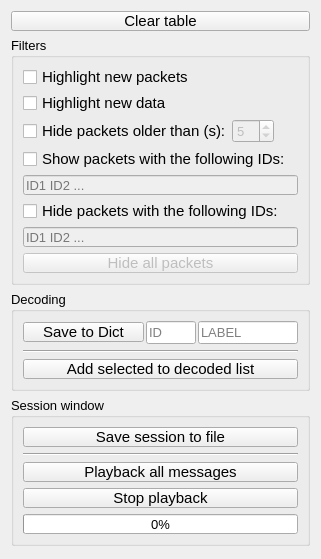
            <widget class="QWidget" name="scrollAreaWidgetContents_3">
             <property name="geometry">
              <rect>
               <x>0</x>
               <y>0</y>
               <width>321</width>
               <height>559</height>
              </rect>
             </property>
             <layout class="QVBoxLayout" name="verticalLayout_10">
              <item>
               <widget class="QPushButton" name="clearTableButton">
                <property name="sizePolicy">
                 <sizepolicy hsizetype="Preferred" vsizetype="Preferred">
                  <horstretch>0</horstretch>
                  <verstretch>0</verstretch>
                 </sizepolicy>
                </property>
                <property name="minimumSize">
                 <size>
                  <width>0</width>
                  <height>20</height>
                 </size>
                </property>
                <property name="font">
                 <font>
                  <pointsize>11</pointsize>
                 </font>
                </property>
                <property name="text">
                 <string>Clear table</string>
                </property>
               </widget>
              </item>
              <item>
               <widget class="QGroupBox" name="groupBox_9">
                <property name="sizePolicy">
                 <sizepolicy hsizetype="Preferred" vsizetype="Preferred">
                  <horstretch>0</horstretch>
                  <verstretch>0</verstretch>
                 </sizepolicy>
                </property>
                <property name="minimumSize">
                 <size>
                  <width>0</width>
                  <height>0</height>
                 </size>
                </property>
                <property name="maximumSize">
                 <size>
                  <width>16777215</width>
                  <height>16777215</height>
                 </size>
                </property>
                <property name="font">
                 <font>
                  <pointsize>10</pointsize>
                 </font>
                </property>
                <property name="title">
                 <string>Filters</string>
                </property>
                <property name="flat">
                 <bool>false</bool>
                </property>
                <layout class="QVBoxLayout" name="verticalLayout_13">
                 <item>
                  <widget class="QCheckBox" name="highlightNewIdCheckBox">
                   <property name="sizePolicy">
                    <sizepolicy hsizetype="Preferred" vsizetype="Preferred">
                     <horstretch>0</horstretch>
                     <verstretch>0</verstretch>
                    </sizepolicy>
                   </property>
                   <property name="minimumSize">
                    <size>
                     <width>0</width>
                     <height>20</height>
                    </size>
                   </property>
                   <property name="font">
                    <font>
                     <pointsize>11</pointsize>
                    </font>
                   </property>
                   <property name="text">
                    <string>Highlight new packets</string>
                   </property>
                  </widget>
                 </item>
                 <item>
                  <widget class="QCheckBox" name="highlightNewDataCheckBox">
                   <property name="enabled">
                    <bool>true</bool>
                   </property>
                   <property name="sizePolicy">
                    <sizepolicy hsizetype="Preferred" vsizetype="Preferred">
                     <horstretch>0</horstretch>
                     <verstretch>0</verstretch>
                    </sizepolicy>
                   </property>
                   <property name="minimumSize">
                    <size>
                     <width>0</width>
                     <height>20</height>
                    </size>
                   </property>
                   <property name="font">
                    <font>
                     <pointsize>11</pointsize>
                    </font>
                   </property>
                   <property name="text">
                    <string>Highlight new data</string>
                   </property>
                  </widget>
                 </item>
                 <item>
                  <layout class="QHBoxLayout" name="horizontalLayout_10">
                   <property name="spacing">
                    <number>0</number>
                   </property>
                   <property name="topMargin">
                    <number>0</number>
                   </property>
                   <item>
                    <widget class="QCheckBox" name="hideOldPacketsCheckBox">
                     <property name="sizePolicy">
                      <sizepolicy hsizetype="Fixed" vsizetype="Fixed">
                       <horstretch>0</horstretch>
                       <verstretch>0</verstretch>
                      </sizepolicy>
                     </property>
                     <property name="minimumSize">
                      <size>
                       <width>0</width>
                       <height>20</height>
                      </size>
                     </property>
                     <property name="font">
                      <font>
                       <pointsize>11</pointsize>
                      </font>
                     </property>
                     <property name="text">
                      <string>Hide packets older than (s):</string>
                     </property>
                    </widget>
                   </item>
                   <item>
                    <widget class="QSpinBox" name="hideOldPeriod">
                     <property name="enabled">
                      <bool>false</bool>
                     </property>
                     <property name="sizePolicy">
                      <sizepolicy hsizetype="Fixed" vsizetype="Fixed">
                       <horstretch>0</horstretch>
                       <verstretch>0</verstretch>
                      </sizepolicy>
                     </property>
                     <property name="font">
                      <font>
                       <pointsize>10</pointsize>
                      </font>
                     </property>
                     <property name="value">
                      <number>5</number>
                     </property>
                    </widget>
                   </item>
                   <item>
                    <spacer name="horizontalSpacer">
                     <property name="orientation">
                      <enum>Qt::Horizontal</enum>
                     </property>
                     <property name="sizeType">
                      <enum>QSizePolicy::Expanding</enum>
                     </property>
                     <property name="sizeHint" stdset="0">
                      <size>
                       <width>40</width>
                       <height>20</height>
                      </size>
                     </property>
                    </spacer>
                   </item>
                  </layout>
                 </item>
                 <item>
                  <widget class="QCheckBox" name="showOnlyIdsCheckBox">
                   <property name="sizePolicy">
                    <sizepolicy hsizetype="Preferred" vsizetype="Preferred">
                     <horstretch>0</horstretch>
                     <verstretch>0</verstretch>
                    </sizepolicy>
                   </property>
                   <property name="minimumSize">
                    <size>
                     <width>0</width>
                     <height>20</height>
                    </size>
                   </property>
                   <property name="font">
                    <font>
                     <pointsize>11</pointsize>
                    </font>
                   </property>
                   <property name="text">
                    <string>Show packets with the following IDs:</string>
                   </property>
                  </widget>
                 </item>
                 <item>
                  <widget class="QLineEdit" name="showOnlyIdsLineEdit">
                   <property name="enabled">
                    <bool>false</bool>
                   </property>
                   <property name="sizePolicy">
                    <sizepolicy hsizetype="Preferred" vsizetype="Preferred">
                     <horstretch>0</horstretch>
                     <verstretch>0</verstretch>
                    </sizepolicy>
                   </property>
                   <property name="minimumSize">
                    <size>
                     <width>0</width>
                     <height>20</height>
                    </size>
                   </property>
                   <property name="maximumSize">
                    <size>
                     <width>16777215</width>
                     <height>16777215</height>
                    </size>
                   </property>
                   <property name="font">
                    <font>
                     <pointsize>10</pointsize>
                    </font>
                   </property>
                   <property name="placeholderText">
                    <string>ID1 ID2 ...</string>
                   </property>
                  </widget>
                 </item>
                 <item>
                  <widget class="QCheckBox" name="hideIdsCheckBox">
                   <property name="sizePolicy">
                    <sizepolicy hsizetype="Preferred" vsizetype="Preferred">
                     <horstretch>0</horstretch>
                     <verstretch>0</verstretch>
                    </sizepolicy>
                   </property>
                   <property name="minimumSize">
                    <size>
                     <width>0</width>
                     <height>20</height>
                    </size>
                   </property>
                   <property name="font">
                    <font>
                     <pointsize>11</pointsize>
                    </font>
                   </property>
                   <property name="text">
                    <string>Hide packets with the following IDs:</string>
                   </property>
                  </widget>
                 </item>
                 <item>
                  <widget class="QLineEdit" name="hideIdsLineEdit">
                   <property name="enabled">
                    <bool>false</bool>
                   </property>
                   <property name="sizePolicy">
                    <sizepolicy hsizetype="Preferred" vsizetype="Preferred">
                     <horstretch>0</horstretch>
                     <verstretch>0</verstretch>
                    </sizepolicy>
                   </property>
                   <property name="minimumSize">
                    <size>
                     <width>0</width>
                     <height>20</height>
                    </size>
                   </property>
                   <property name="maximumSize">
                    <size>
                     <width>16777215</width>
                     <height>16777215</height>
                    </size>
                   </property>
                   <property name="font">
                    <font>
                     <pointsize>10</pointsize>
                    </font>
                   </property>
                   <property name="placeholderText">
                    <string>ID1 ID2 ...</string>
                   </property>
                  </widget>
                 </item>
                 <item>
                  <widget class="QPushButton" name="hideAllPacketsButton">
                   <property name="enabled">
                    <bool>false</bool>
                   </property>
                   <property name="minimumSize">
                    <size>
                     <width>0</width>
                     <height>20</height>
                    </size>
                   </property>
                   <property name="font">
                    <font>
                     <pointsize>11</pointsize>
                    </font>
                   </property>
                   <property name="text">
                    <string>Hide all packets</string>
                   </property>
                  </widget>
                 </item>
                </layout>
               </widget>
              </item>
              <item>
               <widget class="QGroupBox" name="groupBox_8">
                <property name="sizePolicy">
                 <sizepolicy hsizetype="Preferred" vsizetype="Preferred">
                  <horstretch>0</horstretch>
                  <verstretch>0</verstretch>
                 </sizepolicy>
                </property>
                <property name="minimumSize">
                 <size>
                  <width>0</width>
                  <height>0</height>
                 </size>
                </property>
                <property name="maximumSize">
                 <size>
                  <width>16777215</width>
                  <height>16777215</height>
                 </size>
                </property>
                <property name="font">
                 <font>
                  <pointsize>10</pointsize>
                 </font>
                </property>
                <property name="autoFillBackground">
                 <bool>false</bool>
                </property>
                <property name="title">
                 <string>Decoding</string>
                </property>
                <property name="flat">
                 <bool>false</bool>
                </property>
                <layout class="QVBoxLayout" name="verticalLayout_12">
                 <item>
                  <layout class="QHBoxLayout" name="horizontalLayout_7">
                   <property name="spacing">
                    <number>2</number>
                   </property>
                   <property name="sizeConstraint">
                    <enum>QLayout::SetMinimumSize</enum>
                   </property>
                   <item>
                    <widget class="QPushButton" name="saveSelectedIdInDictButton">
                     <property name="enabled">
                      <bool>true</bool>
                     </property>
                     <property name="sizePolicy">
                      <sizepolicy hsizetype="Preferred" vsizetype="Preferred">
                       <horstretch>0</horstretch>
                       <verstretch>0</verstretch>
                      </sizepolicy>
                     </property>
                     <property name="minimumSize">
                      <size>
                       <width>0</width>
                       <height>20</height>
                      </size>
                     </property>
                     <property name="maximumSize">
                      <size>
                       <width>16777215</width>
                       <height>20</height>
                      </size>
                     </property>
                     <property name="font">
                      <font>
                       <pointsize>11</pointsize>
                      </font>
                     </property>
                     <property name="text">
                      <string>Save to Dict</string>
                     </property>
                    </widget>
                   </item>
                   <item>
                    <widget class="QLineEdit" name="saveIdToDictLineEdit">
                     <property name="sizePolicy">
                      <sizepolicy hsizetype="Fixed" vsizetype="Preferred">
                       <horstretch>0</horstretch>
                       <verstretch>0</verstretch>
                      </sizepolicy>
                     </property>
                     <property name="minimumSize">
                      <size>
                       <width>0</width>
                       <height>0</height>
                      </size>
                     </property>
                     <property name="maximumSize">
                      <size>
                       <width>50</width>
                       <height>25</height>
                      </size>
                     </property>
                     <property name="font">
                      <font>
                       <pointsize>10</pointsize>
                      </font>
                     </property>
                     <property name="placeholderText">
                      <string>ID</string>
                     </property>
                    </widget>
                   </item>
                   <item>
                    <widget class="QLineEdit" name="saveLabelToDictLineEdit">
                     <property name="sizePolicy">
                      <sizepolicy hsizetype="Preferred" vsizetype="Preferred">
                       <horstretch>0</horstretch>
                       <verstretch>0</verstretch>
                      </sizepolicy>
                     </property>
                     <property name="minimumSize">
                      <size>
                       <width>20</width>
                       <height>0</height>
                      </size>
                     </property>
                     <property name="maximumSize">
                      <size>
                       <width>100</width>
                       <height>25</height>
                      </size>
                     </property>
                     <property name="font">
                      <font>
                       <pointsize>10</pointsize>
                      </font>
                     </property>
                     <property name="placeholderText">
                      <string>LABEL</string>
                     </property>
                    </widget>
                   </item>
                  </layout>
                 </item>
                 <item>
                  <widget class="Line" name="line_5">
                   <property name="orientation">
                    <enum>Qt::Horizontal</enum>
                   </property>
                  </widget>
                 </item>
                 <item>
                  <widget class="QPushButton" name="addToDecodedPushButton">
                   <property name="sizePolicy">
                    <sizepolicy hsizetype="Preferred" vsizetype="Preferred">
                     <horstretch>0</horstretch>
                     <verstretch>0</verstretch>
                    </sizepolicy>
                   </property>
                   <property name="minimumSize">
                    <size>
                     <width>0</width>
                     <height>20</height>
                    </size>
                   </property>
                   <property name="maximumSize">
                    <size>
                     <width>16777215</width>
                     <height>20</height>
                    </size>
                   </property>
                   <property name="font">
                    <font>
                     <pointsize>11</pointsize>
                    </font>
                   </property>
                   <property name="layoutDirection">
                    <enum>Qt::LeftToRight</enum>
                   </property>
                   <property name="text">
                    <string>Add selected to decoded list</string>
                   </property>
                  </widget>
                 </item>
                </layout>
               </widget>
              </item>
              <item>
               <widget class="QGroupBox" name="groupBox_7">
                <property name="font">
                 <font>
                  <pointsize>10</pointsize>
                 </font>
                </property>
                <property name="title">
                 <string>Session window</string>
                </property>
                <layout class="QVBoxLayout" name="verticalLayout_4">
                 <item>
                  <widget class="QPushButton" name="saveSessionToFileButton">
                   <property name="sizePolicy">
                    <sizepolicy hsizetype="Preferred" vsizetype="Preferred">
                     <horstretch>0</horstretch>
                     <verstretch>0</verstretch>
                    </sizepolicy>
                   </property>
                   <property name="minimumSize">
                    <size>
                     <width>0</width>
                     <height>20</height>
                    </size>
                   </property>
                   <property name="maximumSize">
                    <size>
                     <width>16777215</width>
                     <height>20</height>
                    </size>
                   </property>
                   <property name="font">
                    <font>
                     <pointsize>11</pointsize>
                    </font>
                   </property>
                   <property name="text">
                    <string>Save session to file</string>
                   </property>
                  </widget>
                 </item>
                 <item>
                  <widget class="Line" name="line_2">
                   <property name="orientation">
                    <enum>Qt::Horizontal</enum>
                   </property>
                  </widget>
                 </item>
                 <item>
                  <widget class="QPushButton" name="playbackMainTableButton">
                   <property name="enabled">
                    <bool>true</bool>
                   </property>
                   <property name="sizePolicy">
                    <sizepolicy hsizetype="Preferred" vsizetype="Preferred">
                     <horstretch>0</horstretch>
                     <verstretch>0</verstretch>
                    </sizepolicy>
                   </property>
                   <property name="minimumSize">
                    <size>
                     <width>0</width>
                     <height>20</height>
                    </size>
                   </property>
                   <property name="maximumSize">
                    <size>
                     <width>16777215</width>
                     <height>20</height>
                    </size>
                   </property>
                   <property name="font">
                    <font>
                     <family>MS Shell Dlg 2</family>
                     <pointsize>11</pointsize>
                    </font>
                   </property>
                   <property name="text">
                    <string>Playback all messages</string>
                   </property>
                  </widget>
                 </item>
                 <item>
                  <widget class="QPushButton" name="stopPlayBackButton">
                   <property name="minimumSize">
                    <size>
                     <width>0</width>
                     <height>20</height>
                    </size>
                   </property>
                   <property name="font">
                    <font>
                     <pointsize>11</pointsize>
                    </font>
                   </property>
                   <property name="text">
                    <string>Stop playback</string>
                   </property>
                  </widget>
                 </item>
                 <item>
                  <widget class="QProgressBar" name="playBackProgressBar">
                   <property name="minimumSize">
                    <size>
                     <width>0</width>
                     <height>20</height>
                    </size>
                   </property>
                   <property name="value">
                    <number>0</number>
                   </property>
                   <property name="textVisible">
                    <bool>true</bool>
                   </property>
                  </widget>
                 </item>
                </layout>
               </widget>
              </item>
              <item>
               <spacer name="verticalSpacer">
                <property name="orientation">
                 <enum>Qt::Vertical</enum>
                </property>
                <property name="sizeHint" stdset="0">
                 <size>
                  <width>20</width>
                  <height>40</height>
                 </size>
                </property>
               </spacer>
              </item>
             </layout>
            </widget>
